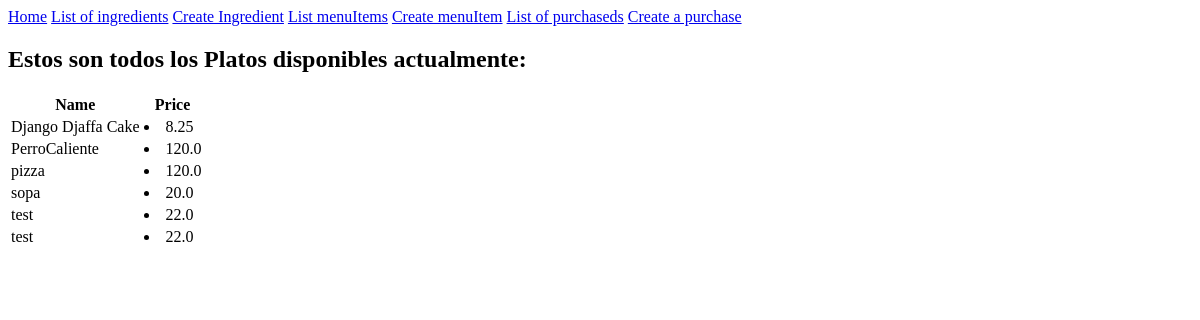
Before: /menuitems-list with the older database file.
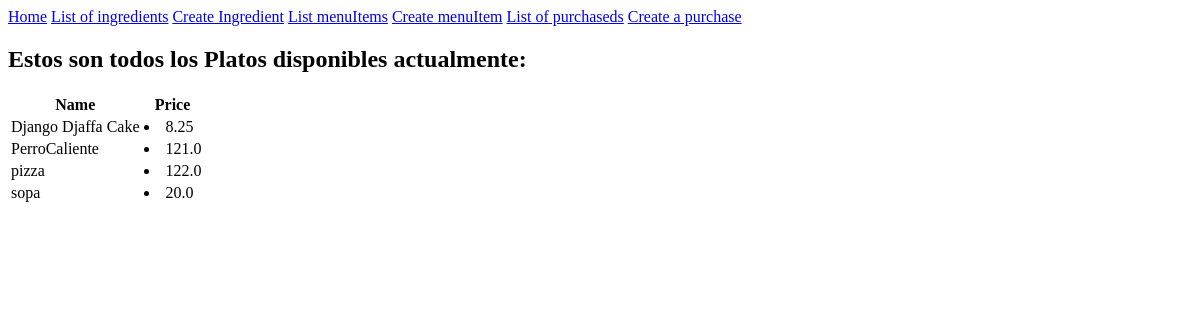
After: the same page with the newer database file.
### inventory/models.py (models this page shows, shortened)
class menuItem(models.Model):
    name = models.CharField(max_length=20)
    price = models.FloatField(default=0)

### inventory/views.py (the view)
# urls.py: path('menuitems-list', views.menuItemView.as_view(), name="menuItemView"),
class menuItemView(ListView):
  model = menuItem
  template_name = "inventory/menuItem_list.html"

### inventory/templates/inventory/menuItem_list.html
{% extends 'inventory/base.html' %}
{% load static %}
{% block head %}
<link rel="stylesheet" href="{% static 'inventory/style.css' %}">
{% endblock %}
{% block content %}
<h2> Estos son todos los Platos disponibles actualmente:</h2>
<table class="line-table">
    <thead>
      <tr>
        <th>Name</th>
        <th>Price</th>
      </tr>
    </thead>
    <tbody>
    {% for key in object_list %}
      <tr>
        <td>
          {{ key.name }}
        </td>
        <td>
            <li>{{ key.price }}</li>
        </td>
      </tr>
    {% endfor %}
    </tbody>
  </table>
{% endblock %}

Changed rows visible on the page:
removed menuItem: name "test", price "22.0"
removed menuItem: name "test", price "22.0"
changed menuItem "PerroCaliente": price "120.0" → "121.0"
changed menuItem "pizza": price "120.0" → "122.0"
